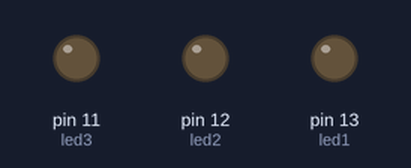
This sketch was run on a simulated Arduino Uno, built with avr-gcc and run on an emulated ATmega328P. Shown: output pins drawn as LEDs (lit = HIGH).

Above: at 0.1 s.
At 6.1 s:
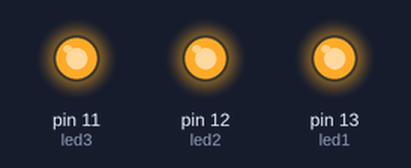
At 12.1 s:
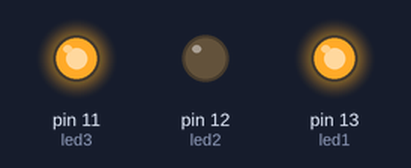
At 18.1 s:
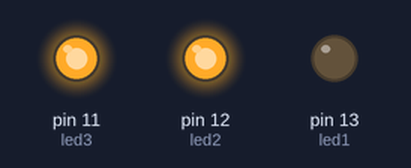
At 28.1 s:
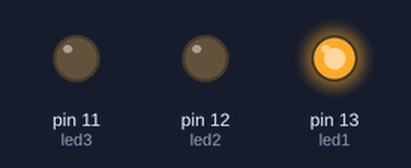
At 38.1 s:
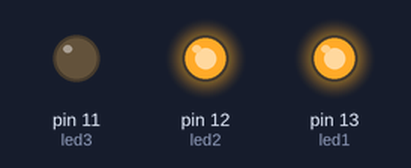
Timing chart, 0 to 39.6 s (numbered marks = the images above):
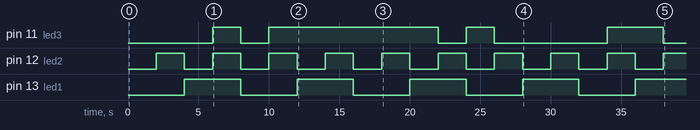

The sketch:

Circuito.ino
```cpp
//Declaração das variáveis
int led1 = 13;
int led2 = 12;
int led3 = 11;
int ledAND = 7;
int ledOR = 6;
int ledNAND = 5;
int ledNOR = 4;
int ledXOR = 3;
int ledXNOR = 2;

//Declaração das funções
void funcaoAnd();
void funcaoOr();
void funcaoNAND();
void funcaoNOR();
void funcaoXOR();
void funcaoXNOR();

void setup()
{
  //Defini que os led são do tipo saída
  pinMode(led1, OUTPUT);
  pinMode(led2, OUTPUT);
  pinMode(led3, OUTPUT);
}

void loop()
{
  //Chama a primeira função do ciclo
  funcaoAnd();
}

void funcaoAnd(){
  //Apaga o ultimo led do lopp
  digitalWrite(ledXNOR, 0);
  //Acende o led referente a tabela
  digitalWrite(ledAND, 1);
  //Loop estático para atender a quantidade de entradas
  for(int i = 0; i < 4; i++){
    //Primeira possibilidade
      if(i == 0){
      digitalWrite(led1, 0);
      digitalWrite(led2, 0);
      digitalWrite(led3, 0);
    }
    //Segunda possibilidade
    else if(i == 1){
      digitalWrite(led1, 0);
      digitalWrite(led2, 1);
      digitalWrite(led3, 0);
    }
    //Terceira possibilidade
    else if(i == 2){
      digitalWrite(led1, 1);
      digitalWrite(led2, 0);
      digitalWrite(led3, 0);
    }
    //Quarta possibilidade
    else if(i == 3){
      digitalWrite(led1, 1);
      digitalWrite(led2, 1);
      digitalWrite(led3, 1);
    }
    //Delay para definir um intervalo entre as possibilidades dentro do for.
    delay(2000);
  }

  //Chama a proxima função do ciclo
  funcaoOr();
}

void funcaoOr(){
  //Apaga o led da função anterior
  digitalWrite(ledAND, 0);
  //Acende o led referente a função do or
  digitalWrite(ledOR, 1);
  for(int i = 0; i < 4; i++){
      if(i == 0){
      digitalWrite(led1, 0);
      digitalWrite(led2, 0);
      digitalWrite(led3, 0);
    }else if(i == 1){
      digitalWrite(led1, 0);
      digitalWrite(led2, 1);
      digitalWrite(led3, 1);
    }else if(i == 2){
      digitalWrite(led1, 1);
      digitalWrite(led2, 0);
      digitalWrite(led3, 1);
    }else if(i == 3){
       digitalWrite(led1, 1);
       digitalWrite(led2, 1);
       digitalWrite(led3, 1);
    }
    delay(2000);
  }
  funcaoNAND();
}

void funcaoNAND(){
  digitalWrite(ledOR, 0);
  digitalWrite(ledNAND, 1);

  for(int i = 0; i < 4; i++){
      if(i == 0){
      digitalWrite(led1, 0);
      digitalWrite(led2, 0);
      digitalWrite(led3, 1);
    }else if(i == 1){
      digitalWrite(led1, 0);
      digitalWrite(led2, 1);
      digitalWrite(led3, 1);
    }else if(i == 2){
      digitalWrite(led1, 1);
      digitalWrite(led2, 0);
      digitalWrite(led3, 1);
    }else if(i == 3){
       digitalWrite(led1, 1);
       digitalWrite(led2, 1);
       digitalWrite(led3, 0);
    }
    delay(2000);
  }

  funcaoNOR();
}

void funcaoNOR(){
  digitalWrite(ledNOR, 1);
  digitalWrite(ledNAND, 0);
  int e1;
  int e2;
  for(int i = 0; i < 4; i++){
      if(i == 0){
      digitalWrite(led1, 0);
      digitalWrite(led2, 0);
      digitalWrite(led3, 1);
    }else if(i == 1){
      digitalWrite(led1, 0);
      digitalWrite(led2, 1);
      digitalWrite(led3, 0);
    }else if(i == 2){
      digitalWrite(led1, 1);
      digitalWrite(led2, 0);
      digitalWrite(led3, 0);
    }else if(i == 3){
       digitalWrite(led1, 1);
       digitalWrite(led2, 1);
       digitalWrite(led3, 0);
    }
    delay(2000);
  }

  funcaoXOR();
}

void funcaoXOR(){
  digitalWrite(ledXOR, 1);
  digitalWrite(ledNOR, 0);

  int e1;
  int e2;
  for(int i = 0; i < 4; i++){
      if(i == 0){
      digitalWrite(led1, 0);
      digitalWrite(led2, 0);
      digitalWrite(led3, 0);
    }else if(i == 1){
      digitalWrite(led1, 0);
      digitalWrite(led2, 1);
      digitalWrite(led3, 1);
    }else if(i == 2){
      digitalWrite(led1, 1);
      digitalWrite(led2, 0);
      digitalWrite(led3, 1);
    }else if(i == 3){
       digitalWrite(led1, 1);
       digitalWrite(led2, 1);
       digitalWrite(led3, 0);
    }
    delay(2000);
  }

  funcaoXNOR();
}

void funcaoXNOR(){
  digitalWrite(ledXNOR, 1);
  digitalWrite(ledXOR, 0);
  int e1;
  int e2;
  for(int i = 0; i < 4; i++){
      if(i == 0){
      digitalWrite(led1, 0);
      digitalWrite(led2, 0);
      digitalWrite(led3, 1);
    }else if(i == 1){
      digitalWrite(led1, 0);
      digitalWrite(led2, 1);
      digitalWrite(led3, 0);
    }else if(i == 2){
      digitalWrite(led1, 1);
      digitalWrite(led2, 0);
      digitalWrite(led3, 0);
    }else if(i == 3){
       digitalWrite(led1, 1);
       digitalWrite(led2, 1);
       digitalWrite(led3, 1);
    }
    delay(2000);
  }
  //Chama a primeira função, dessa forma eu consigo reiniciar o ciclo de funções
  funcaoAnd();
}
```

Measured:
- by itself, pin 11 (led3): LOW → HIGH at 6.0 s, → LOW 2.0 s later, → HIGH 2.0 s later, → LOW 12.0 s later, … (8 changes in this stretch)
- by itself, pin 12 (led2): alternates HIGH for 2.0 s and LOW for 2.0 s
- by itself, pin 13 (led1): alternates HIGH for 4.0 s and LOW for 4.0 s
